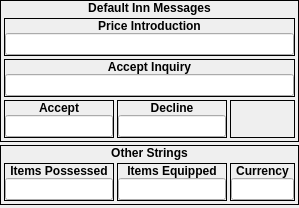
        <widget class="QWidget" name="widget_3" native="true">
         <layout class="QVBoxLayout" name="verticalLayout_52">
          <property name="spacing">
           <number>3</number>
          </property>
          <property name="margin">
           <number>0</number>
          </property>
          <item>
           <widget class="QFrame" name="gbInnMessages">
            <property name="sizePolicy">
             <sizepolicy hsizetype="Preferred" vsizetype="Fixed">
              <horstretch>0</horstretch>
              <verstretch>0</verstretch>
             </sizepolicy>
            </property>
            <property name="frameShape">
             <enum>QFrame::Box</enum>
            </property>
            <layout class="QVBoxLayout" name="_6">
             <property name="spacing">
              <number>0</number>
             </property>
             <property name="margin">
              <number>0</number>
             </property>
             <item>
              <widget class="QLabel" name="label_52">
               <property name="sizePolicy">
                <sizepolicy hsizetype="Preferred" vsizetype="Fixed">
                 <horstretch>0</horstretch>
                 <verstretch>0</verstretch>
                </sizepolicy>
               </property>
               <property name="font">
                <font>
                 <weight>75</weight>
                 <bold>true</bold>
                </font>
               </property>
               <property name="text">
                <string>Default Inn Messages</string>
               </property>
               <property name="alignment">
                <set>Qt::AlignCenter</set>
               </property>
              </widget>
             </item>
             <item>
              <widget class="QWidget" name="widget_18" native="true">
               <layout class="QVBoxLayout" name="verticalLayout_50">
                <property name="spacing">
                 <number>3</number>
                </property>
                <property name="margin">
                 <number>3</number>
                </property>
                <item>
                 <widget class="QFrame" name="gbInnMessage_PriceIntro">
                  <property name="sizePolicy">
                   <sizepolicy hsizetype="Preferred" vsizetype="Fixed">
                    <horstretch>0</horstretch>
                    <verstretch>0</verstretch>
                   </sizepolicy>
                  </property>
                  <property name="minimumSize">
                   <size>
                    <width>0</width>
                    <height>38</height>
                   </size>
                  </property>
                  <property name="maximumSize">
                   <size>
                    <width>16777215</width>
                    <height>38</height>
                   </size>
                  </property>
                  <property name="frameShape">
                   <enum>QFrame::Box</enum>
                  </property>
                  <layout class="QVBoxLayout" name="verticalLayout_43">
                   <property name="spacing">
                    <number>0</number>
                   </property>
                   <property name="margin">
                    <number>0</number>
                   </property>
                   <item>
                    <widget class="QLabel" name="label_45">
                     <property name="font">
                      <font>
                       <weight>75</weight>
                       <bold>true</bold>
                      </font>
                     </property>
                     <property name="text">
                      <string>Price Introduction</string>
                     </property>
                     <property name="alignment">
                      <set>Qt::AlignCenter</set>
                     </property>
                    </widget>
                   </item>
                   <item>
                    <widget class="QLineEdit" name="leInnPriceIntro">
                     <property name="maxLength">
                      <number>32</number>
                     </property>
                    </widget>
                   </item>
                  </layout>
                 </widget>
                </item>
                <item>
                 <widget class="QFrame" name="gbInnMessage_AcceptInquiry">
                  <property name="sizePolicy">
                   <sizepolicy hsizetype="Preferred" vsizetype="Fixed">
                    <horstretch>0</horstretch>
                    <verstretch>0</verstretch>
                   </sizepolicy>
                  </property>
                  <property name="minimumSize">
                   <size>
                    <width>0</width>
                    <height>38</height>
                   </size>
                  </property>
                  <property name="maximumSize">
                   <size>
                    <width>16777215</width>
                    <height>38</height>
                   </size>
                  </property>
                  <property name="frameShape">
                   <enum>QFrame::Box</enum>
                  </property>
                  <layout class="QVBoxLayout" name="verticalLayout_44">
                   <property name="spacing">
                    <number>0</number>
                   </property>
                   <property name="margin">
                    <number>0</number>
                   </property>
                   <item>
                    <widget class="QLabel" name="label_46">
                     <property name="font">
                      <font>
                       <weight>75</weight>
                       <bold>true</bold>
                      </font>
                     </property>
                     <property name="text">
                      <string>Accept Inquiry</string>
                     </property>
                     <property name="alignment">
                      <set>Qt::AlignCenter</set>
                     </property>
                    </widget>
                   </item>
                   <item>
                    <widget class="QLineEdit" name="leInnAcceptInquiry">
                     <property name="maxLength">
                      <number>32</number>
                     </property>
                    </widget>
                   </item>
                  </layout>
                 </widget>
                </item>
                <item>
                 <widget class="QWidget" name="widget_17" native="true">
                  <layout class="QHBoxLayout" name="horizontalLayout_8">
                   <property name="spacing">
                    <number>3</number>
                   </property>
                   <property name="margin">
                    <number>0</number>
                   </property>
                   <item>
                    <widget class="QFrame" name="gbInnMessage_Accept">
                     <property name="sizePolicy">
                      <sizepolicy hsizetype="Expanding" vsizetype="Fixed">
                       <horstretch>0</horstretch>
                       <verstretch>0</verstretch>
                      </sizepolicy>
                     </property>
                     <property name="minimumSize">
                      <size>
                       <width>0</width>
                       <height>38</height>
                      </size>
                     </property>
                     <property name="maximumSize">
                      <size>
                       <width>16777215</width>
                       <height>38</height>
                      </size>
                     </property>
                     <property name="frameShape">
                      <enum>QFrame::Box</enum>
                     </property>
                     <layout class="QVBoxLayout" name="verticalLayout_45">
                      <property name="spacing">
                       <number>0</number>
                      </property>
                      <property name="margin">
                       <number>0</number>
                      </property>
                      <item>
                       <widget class="QLabel" name="label_47">
                        <property name="font">
                         <font>
                          <weight>75</weight>
                          <bold>true</bold>
                         </font>
                        </property>
                        <property name="text">
                         <string>Accept</string>
                        </property>
                        <property name="alignment">
                         <set>Qt::AlignCenter</set>
                        </property>
                       </widget>
                      </item>
                      <item>
                       <widget class="QLineEdit" name="leInnAccept">
                        <property name="maxLength">
                         <number>16</number>
                        </property>
                       </widget>
                      </item>
                     </layout>
                    </widget>
                   </item>
                   <item>
                    <widget class="QFrame" name="gbInnMessage_Decline">
                     <property name="sizePolicy">
                      <sizepolicy hsizetype="Expanding" vsizetype="Fixed">
                       <horstretch>0</horstretch>
                       <verstretch>0</verstretch>
                      </sizepolicy>
                     </property>
                     <property name="minimumSize">
                      <size>
                       <width>0</width>
                       <height>38</height>
                      </size>
                     </property>
                     <property name="maximumSize">
                      <size>
                       <width>16777215</width>
                       <height>38</height>
                      </size>
                     </property>
                     <property name="frameShape">
                      <enum>QFrame::Box</enum>
                     </property>
                     <layout class="QVBoxLayout" name="verticalLayout_46">
                      <property name="spacing">
                       <number>0</number>
                      </property>
                      <property name="margin">
                       <number>0</number>
                      </property>
                      <item>
                       <widget class="QLabel" name="label_48">
                        <property name="font">
                         <font>
                          <weight>75</weight>
                          <bold>true</bold>
                         </font>
                        </property>
                        <property name="text">
                         <string>Decline</string>
                        </property>
                        <property name="alignment">
                         <set>Qt::AlignCenter</set>
                        </property>
                       </widget>
                      </item>
                      <item>
                       <widget class="QLineEdit" name="leInnDecline">
                        <property name="maxLength">
                         <number>16</number>
                        </property>
                       </widget>
                      </item>
                     </layout>
                    </widget>
                   </item>
                   <item>
                    <widget class="QFrame" name="gbInnMessage_PlaceHolder">
                     <property name="sizePolicy">
                      <sizepolicy hsizetype="Expanding" vsizetype="Fixed">
                       <horstretch>0</horstretch>
                       <verstretch>0</verstretch>
                      </sizepolicy>
                     </property>
                     <property name="minimumSize">
                      <size>
                       <width>0</width>
                       <height>38</height>
                      </size>
                     </property>
                     <property name="maximumSize">
                      <size>
                       <width>16777215</width>
                       <height>38</height>
                      </size>
                     </property>
                     <property name="frameShape">
                      <enum>QFrame::Box</enum>
                     </property>
                    </widget>
                   </item>
                  </layout>
                 </widget>
                </item>
               </layout>
              </widget>
             </item>
            </layout>
           </widget>
          </item>
          <item>
           <widget class="QFrame" name="gbOtherStrings">
            <property name="sizePolicy">
             <sizepolicy hsizetype="Preferred" vsizetype="Fixed">
              <horstretch>0</horstretch>
              <verstretch>0</verstretch>
             </sizepolicy>
            </property>
            <property name="frameShape">
             <enum>QFrame::Box</enum>
            </property>
            <layout class="QVBoxLayout" name="verticalLayout_51">
             <property name="spacing">
              <number>0</number>
             </property>
             <property name="margin">
              <number>0</number>
             </property>
             <item>
              <widget class="QLabel" name="label_53">
               <property name="sizePolicy">
                <sizepolicy hsizetype="Preferred" vsizetype="Fixed">
                 <horstretch>0</horstretch>
                 <verstretch>0</verstretch>
                </sizepolicy>
               </property>
               <property name="font">
                <font>
                 <weight>75</weight>
                 <bold>true</bold>
                </font>
               </property>
               <property name="text">
                <string>Other Strings</string>
               </property>
               <property name="alignment">
                <set>Qt::AlignCenter</set>
               </property>
              </widget>
             </item>
             <item>
              <widget class="QWidget" name="widget_19" native="true">
               <layout class="QHBoxLayout" name="horizontalLayout_9">
                <property name="spacing">
                 <number>3</number>
                </property>
                <property name="margin">
                 <number>3</number>
                </property>
                <item>
                 <widget class="QFrame" name="gbOtherString_ItemsPossessed">
                  <property name="sizePolicy">
                   <sizepolicy hsizetype="Expanding" vsizetype="Fixed">
                    <horstretch>0</horstretch>
                    <verstretch>0</verstretch>
                   </sizepolicy>
                  </property>
                  <property name="minimumSize">
                   <size>
                    <width>0</width>
                    <height>38</height>
                   </size>
                  </property>
                  <property name="maximumSize">
                   <size>
                    <width>16777215</width>
                    <height>38</height>
                   </size>
                  </property>
                  <property name="frameShape">
                   <enum>QFrame::Box</enum>
                  </property>
                  <layout class="QVBoxLayout" name="verticalLayout_47">
                   <property name="spacing">
                    <number>0</number>
                   </property>
                   <property name="margin">
                    <number>0</number>
                   </property>
                   <item>
                    <widget class="QLabel" name="label_49">
                     <property name="font">
                      <font>
                       <weight>75</weight>
                       <bold>true</bold>
                      </font>
                     </property>
                     <property name="text">
                      <string>Items Possessed</string>
                     </property>
                     <property name="alignment">
                      <set>Qt::AlignCenter</set>
                     </property>
                    </widget>
                   </item>
                   <item>
                    <widget class="QLineEdit" name="leOtherItemsPossessed">
                     <property name="maxLength">
                      <number>24</number>
                     </property>
                    </widget>
                   </item>
                  </layout>
                 </widget>
                </item>
                <item>
                 <widget class="QFrame" name="gbOtherString_ItemsEquipped">
                  <property name="sizePolicy">
                   <sizepolicy hsizetype="Expanding" vsizetype="Fixed">
                    <horstretch>0</horstretch>
                    <verstretch>0</verstretch>
                   </sizepolicy>
                  </property>
                  <property name="minimumSize">
                   <size>
                    <width>0</width>
                    <height>38</height>
                   </size>
                  </property>
                  <property name="maximumSize">
                   <size>
                    <width>16777215</width>
                    <height>38</height>
                   </size>
                  </property>
                  <property name="frameShape">
                   <enum>QFrame::Box</enum>
                  </property>
                  <layout class="QVBoxLayout" name="verticalLayout_48">
                   <property name="spacing">
                    <number>0</number>
                   </property>
                   <property name="margin">
                    <number>0</number>
                   </property>
                   <item>
                    <widget class="QLabel" name="label_50">
                     <property name="font">
                      <font>
                       <weight>75</weight>
                       <bold>true</bold>
                      </font>
                     </property>
                     <property name="text">
                      <string>Items Equipped</string>
                     </property>
                     <property name="alignment">
                      <set>Qt::AlignCenter</set>
                     </property>
                    </widget>
                   </item>
                   <item>
                    <widget class="QLineEdit" name="leOtherItemsEquipped">
                     <property name="maxLength">
                      <number>24</number>
                     </property>
                    </widget>
                   </item>
                  </layout>
                 </widget>
                </item>
                <item>
                 <widget class="QFrame" name="gbOtherString_Currency">
                  <property name="sizePolicy">
                   <sizepolicy hsizetype="Fixed" vsizetype="Fixed">
                    <horstretch>0</horstretch>
                    <verstretch>0</verstretch>
                   </sizepolicy>
                  </property>
                  <property name="minimumSize">
                   <size>
                    <width>65</width>
                    <height>38</height>
                   </size>
                  </property>
                  <property name="maximumSize">
                   <size>
                    <width>65</width>
                    <height>38</height>
                   </size>
                  </property>
                  <property name="frameShape">
                   <enum>QFrame::Box</enum>
                  </property>
                  <layout class="QVBoxLayout" name="verticalLayout_49">
                   <property name="spacing">
                    <number>0</number>
                   </property>
                   <property name="margin">
                    <number>0</number>
                   </property>
                   <item>
                    <widget class="QLabel" name="label_51">
                     <property name="font">
                      <font>
                       <weight>75</weight>
                       <bold>true</bold>
                      </font>
                     </property>
                     <property name="text">
                      <string>Currency</string>
                     </property>
                     <property name="alignment">
                      <set>Qt::AlignCenter</set>
                     </property>
                    </widget>
                   </item>
                   <item>
                    <widget class="QLineEdit" name="leOtherCurrency">
                     <property name="maxLength">
                      <number>1</number>
                     </property>
                    </widget>
                   </item>
                  </layout>
                 </widget>
                </item>
               </layout>
              </widget>
             </item>
            </layout>
           </widget>
          </item>
          <item>
           <widget class="QFrame" name="frame_50">
            <property name="sizePolicy">
             <sizepolicy hsizetype="Preferred" vsizetype="Expanding">
              <horstretch>0</horstretch>
              <verstretch>0</verstretch>
             </sizepolicy>
            </property>
            <property name="frameShape">
             <enum>QFrame::Box</enum>
            </property>
            <property name="frameShadow">
             <enum>QFrame::Plain</enum>
            </property>
           </widget>
          </item>
         </layout>
        </widget>
